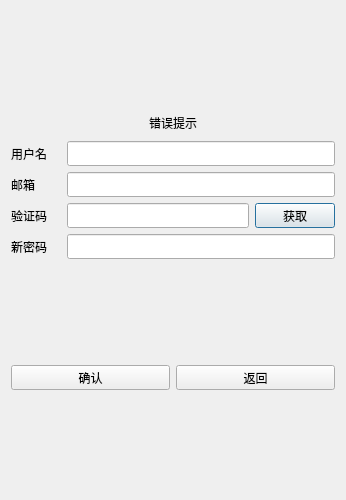
<?xml version="1.0" encoding="UTF-8"?>
<ui version="4.0">
 <class>ResetDialog</class>
 <widget class="QDialog" name="ResetDialog">
  <property name="geometry">
   <rect>
    <x>0</x>
    <y>0</y>
    <width>346</width>
    <height>500</height>
   </rect>
  </property>
  <property name="minimumSize">
   <size>
    <width>300</width>
    <height>500</height>
   </size>
  </property>
  <property name="maximumSize">
   <size>
    <width>600</width>
    <height>900</height>
   </size>
  </property>
  <property name="windowTitle">
   <string>Dialog</string>
  </property>
  <layout class="QHBoxLayout" name="horizontalLayout_2">
   <item>
    <layout class="QVBoxLayout" name="verticalLayout">
     <item>
      <spacer name="verticalSpacer">
       <property name="orientation">
        <enum>Qt::Vertical</enum>
       </property>
       <property name="sizeHint" stdset="0">
        <size>
         <width>20</width>
         <height>40</height>
        </size>
       </property>
      </spacer>
     </item>
     <item>
      <layout class="QHBoxLayout" name="horizontalLayout_6">
       <item>
        <widget class="QLabel" name="err_tip">
         <property name="minimumSize">
          <size>
           <width>0</width>
           <height>25</height>
          </size>
         </property>
         <property name="maximumSize">
          <size>
           <width>16777215</width>
           <height>25</height>
          </size>
         </property>
         <property name="text">
          <string>错误提示</string>
         </property>
         <property name="alignment">
          <set>Qt::AlignCenter</set>
         </property>
        </widget>
       </item>
      </layout>
     </item>
     <item>
      <layout class="QHBoxLayout" name="horizontalLayout">
       <item>
        <widget class="QLabel" name="user_label">
         <property name="minimumSize">
          <size>
           <width>50</width>
           <height>25</height>
          </size>
         </property>
         <property name="maximumSize">
          <size>
           <width>50</width>
           <height>25</height>
          </size>
         </property>
         <property name="text">
          <string>用户名</string>
         </property>
        </widget>
       </item>
       <item>
        <widget class="QLineEdit" name="user_edit">
         <property name="minimumSize">
          <size>
           <width>0</width>
           <height>25</height>
          </size>
         </property>
         <property name="maximumSize">
          <size>
           <width>16777215</width>
           <height>25</height>
          </size>
         </property>
        </widget>
       </item>
      </layout>
     </item>
     <item>
      <layout class="QHBoxLayout" name="horizontalLayout_3">
       <item>
        <widget class="QLabel" name="email_label">
         <property name="minimumSize">
          <size>
           <width>50</width>
           <height>25</height>
          </size>
         </property>
         <property name="maximumSize">
          <size>
           <width>50</width>
           <height>25</height>
          </size>
         </property>
         <property name="text">
          <string>邮箱</string>
         </property>
        </widget>
       </item>
       <item>
        <widget class="QLineEdit" name="email_edit">
         <property name="minimumSize">
          <size>
           <width>0</width>
           <height>25</height>
          </size>
         </property>
         <property name="maximumSize">
          <size>
           <width>16777215</width>
           <height>25</height>
          </size>
         </property>
        </widget>
       </item>
      </layout>
     </item>
     <item>
      <layout class="QHBoxLayout" name="horizontalLayout_4">
       <item>
        <widget class="QLabel" name="verify_label">
         <property name="minimumSize">
          <size>
           <width>50</width>
           <height>25</height>
          </size>
         </property>
         <property name="maximumSize">
          <size>
           <width>50</width>
           <height>25</height>
          </size>
         </property>
         <property name="text">
          <string>验证码</string>
         </property>
        </widget>
       </item>
       <item>
        <widget class="QLineEdit" name="verify_edit">
         <property name="minimumSize">
          <size>
           <width>0</width>
           <height>25</height>
          </size>
         </property>
         <property name="maximumSize">
          <size>
           <width>16777215</width>
           <height>25</height>
          </size>
         </property>
        </widget>
       </item>
       <item>
        <widget class="QPushButton" name="getcode_btn">
         <property name="minimumSize">
          <size>
           <width>0</width>
           <height>25</height>
          </size>
         </property>
         <property name="maximumSize">
          <size>
           <width>16777215</width>
           <height>25</height>
          </size>
         </property>
         <property name="text">
          <string>获取</string>
         </property>
        </widget>
       </item>
      </layout>
     </item>
     <item>
      <layout class="QHBoxLayout" name="horizontalLayout_5">
       <item>
        <widget class="QLabel" name="passwd_label">
         <property name="minimumSize">
          <size>
           <width>50</width>
           <height>25</height>
          </size>
         </property>
         <property name="maximumSize">
          <size>
           <width>50</width>
           <height>25</height>
          </size>
         </property>
         <property name="text">
          <string>新密码</string>
         </property>
        </widget>
       </item>
       <item>
        <widget class="QLineEdit" name="passwd_edit">
         <property name="minimumSize">
          <size>
           <width>0</width>
           <height>25</height>
          </size>
         </property>
         <property name="maximumSize">
          <size>
           <width>16777215</width>
           <height>25</height>
          </size>
         </property>
        </widget>
       </item>
      </layout>
     </item>
     <item>
      <spacer name="verticalSpacer_2">
       <property name="orientation">
        <enum>Qt::Vertical</enum>
       </property>
       <property name="sizeHint" stdset="0">
        <size>
         <width>20</width>
         <height>40</height>
        </size>
       </property>
      </spacer>
     </item>
     <item>
      <layout class="QHBoxLayout" name="horizontalLayout_7">
       <item>
        <widget class="QPushButton" name="confirm_btn">
         <property name="minimumSize">
          <size>
           <width>0</width>
           <height>25</height>
          </size>
         </property>
         <property name="maximumSize">
          <size>
           <width>16777215</width>
           <height>25</height>
          </size>
         </property>
         <property name="text">
          <string>确认</string>
         </property>
        </widget>
       </item>
       <item>
        <widget class="QPushButton" name="return_btn">
         <property name="minimumSize">
          <size>
           <width>0</width>
           <height>25</height>
          </size>
         </property>
         <property name="maximumSize">
          <size>
           <width>16777215</width>
           <height>25</height>
          </size>
         </property>
         <property name="text">
          <string>返回</string>
         </property>
        </widget>
       </item>
      </layout>
     </item>
     <item>
      <spacer name="verticalSpacer_3">
       <property name="orientation">
        <enum>Qt::Vertical</enum>
       </property>
       <property name="sizeHint" stdset="0">
        <size>
         <width>20</width>
         <height>40</height>
        </size>
       </property>
      </spacer>
     </item>
    </layout>
   </item>
  </layout>
 </widget>
 <resources/>
 <connections/>
</ui>
